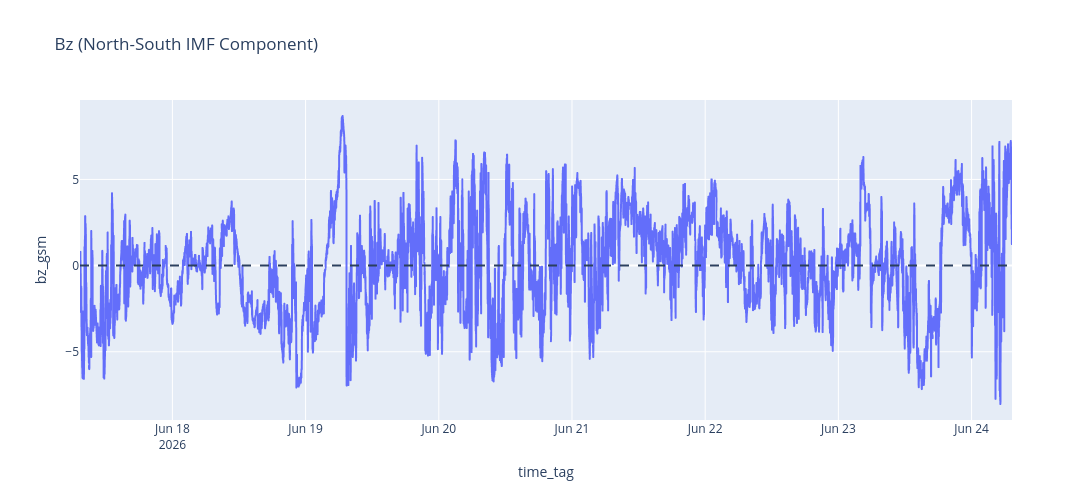

Notebook source saved alongside this figure:
### Code cell
fig = px.line(
    df,
    x="time_tag",
    y="bz_gsm",
    title="Bz (North-South IMF Component)"
)

fig.update_layout(
    width=1200,
    height=500
)
fig.add_hline(
    y=0,
    line_dash="dash"
)

fig

### Figure 1 — Plotly figure (JSON) as saved in the notebook; plotly's stock layout.template omitted (floating-point values rounded to 4 significant figures; data arrays with more than 128 entries replaced by an {"elided": "..."} marker saying what was removed)
{"data": [{"hovertemplate": "time_tag=%{x}<br>bz_gsm=%{y}<extra></extra>", "legendgroup": "", "line": {"color": "#636efa", "dash": "solid"}, "marker": {"symbol": "circle"}, "mode": "lines", "name": "", "showlegend": false, "type": "scattergl", "x": {"elided": "9955 str values"}, "xaxis": "x", "y": {"elided": "9955 float values"}, "yaxis": "y"}], "layout": {"height": 500, "legend": {"tracegroupgap": 0}, "shapes": [{"line": {"dash": "dash"}, "type": "line", "x0": 0, "x1": 1, "xref": "x domain", "y0": 0, "y1": 0, "yref": "y"}], "title": {"text": "Bz (North-South IMF Component)"}, "width": 1200, "xaxis": {"anchor": "y", "domain": [0, 1], "title": {"text": "time_tag"}}, "yaxis": {"anchor": "x", "domain": [0, 1], "title": {"text": "bz_gsm"}}}}
